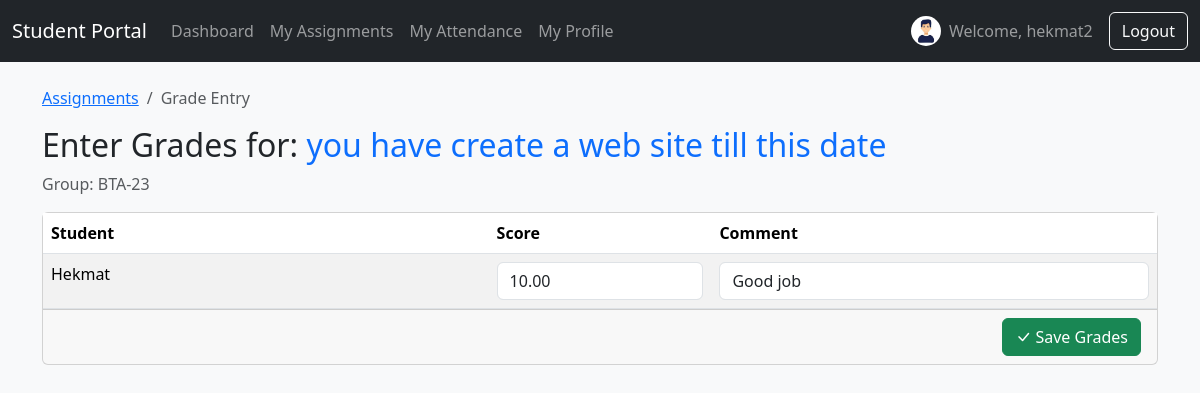
The page /assignment/3/grades/ (signed in) on the database its author committed.
### students/models.py (models this page shows, shortened)
class Assignment(models.Model):
    title = models.CharField(max_length=200)
    group = models.ForeignKey(Group, on_delete=models.CASCADE, related_name='assignments')
    description = models.TextField(blank=True, null=True)
    file = models.FileField(upload_to='assignments/', blank=True, null=True)
    due_date = models.DateField(blank=True, null=True)
    created_at = models.DateTimeField(auto_now_add=True)
    class Meta:
        ordering = ['-due_date']

class Group(models.Model):
    name = models.CharField(max_length=100, unique=True, verbose_name="Group Name")

class Student(models.Model):
    user = models.OneToOneField(User, on_delete=models.SET_NULL, null=True, blank=True)
    full_name = models.CharField(max_length=255, verbose_name="Full Name")
    photo = models.ImageField(upload_to='student_photos/', null=True, blank=True, default='student_photos/default.png')
    group = models.ForeignKey(Group, on_delete=models.CASCADE, related_name="students", verbose_name="Group")
    phone = models.CharField(max_length=20, blank=True, null=True, verbose_name="Phone")
    email = models.EmailField(blank=True, null=True, verbose_name="Email")
    telegram = models.CharField(max_length=100, blank=True, null=True, verbose_name="Telegram")
    note = models.TextField(blank=True, null=True, verbose_name="Note")

class Grade(models.Model):
    student = models.ForeignKey(Student, on_delete=models.CASCADE, related_name='grades')
    assignment = models.ForeignKey(Assignment, on_delete=models.CASCADE, related_name='grades')
    score = models.DecimalField(max_digits=5, decimal_places=2, blank=True, null=True)
    comment = models.TextField(blank=True, null=True)
    submission_file = models.FileField(upload_to='submissions/', blank=True, null=True)
    submission_text = models.TextField(blank=True, null=True)
    submitted_at = models.DateTimeField(null=True, blank=True)
    class Meta:
        unique_together = ('student', 'assignment') # A student gets one grade per assignment

### students/views.py (the view, shortened to what this page needs)
# urls.py: path('assignment/<int:pk>/grades/', views.grade_entry_view, name='grade-entry'),
@login_required
def grade_entry_view(request, pk):
    assignment = Assignment.objects.get(pk=pk)
    context = {
        'assignment': assignment,
        'students': Student.objects.filter(group=assignment.group).order_by('full_name'),
        'grades': {grade.student_id: grade for grade in Grade.objects.filter(assignment=assignment)},
    }
    return render(request, 'students/grade_entry_form.html', context)

### students/context_processors.py (called while the page is built)
def student_profile_picture(request):
    if request.user.is_authenticated and not request.user.is_superuser:
        try:
            student = Student.objects.get(user=request.user)
            return {'student_photo_url': student.photo.url}
        except Student.DoesNotExist:
            return {}
    return {}

### students/templatetags/student_extras.py (called while the page is built)
@register.filter(name='get_item')
def get_item(dictionary, key):
    return dictionary.get(key)

### students/templates/students/grade_entry_form.html (shortened to what this page needs)
{% extends 'students/base.html' %}
{% load student_extras %}
{% block content %}
<nav aria-label="breadcrumb">
    <ol class="breadcrumb">
        <li class="breadcrumb-item"><a href="{% url 'assignment-list' %}">Assignments</a></li>
        <li class="breadcrumb-item active" aria-current="page">Grade Entry</li>
    </ol>
</nav>
<h2>Enter Grades for: <span class="text-primary">{{ assignment.title }}</span></h2>
<p class="text-muted">Group: {{ assignment.group.name }}</p>
<form method="post">
    <div class="card">
        <div class="table-responsive">
            <table class="table table-striped table-hover mb-0">
                <thead>
                    <tr>
                        <th style="width: 40%;">Student</th>
                        <th style="width: 20%;">Score</th>
                        <th>Comment</th>
                    </tr>
                </thead>
                <tbody>
                    {% for student in students %}
                    {% with grade=grades|get_item:student.id %}
                    <tr>
                        <td>
                            {{ student.full_name }}
                        </td>
                        <td>
                            <input type="number" step="0.01" name="score_{{ student.id }}" class="form-control" value="{{ grade.score|default:'' }}">
                        </td>
                        <td>
                            <input type="text" name="comment_{{ student.id }}" class="form-control" value="{{ grade.comment|default:'' }}">
                        </td>
                    </tr>
                    {% endwith %}
                    {% endfor %}
                </tbody>
            </table>
        </div>
        <div class="card-footer text-end">
            <button type="submit" class="btn btn-success"><i class="bi bi-check-lg"></i> Save Grades</button>
        </div>
    </div>
</form>
{% endblock %}

### students/templates/students/base.html (shortened to what this page needs)
<!DOCTYPE html>
<html lang="en">
  <head>
    <link
      href="https://cdn.jsdelivr.net/npm/bootstrap@5.3.2/dist/css/bootstrap.min.css"
      rel="stylesheet"
    />
    <link
      rel="stylesheet"
      href="https://cdn.jsdelivr.net/npm/bootstrap-icons@1.11.1/font/bootstrap-icons.css"
    />
  </head>
  <body class="bg-light">
    {% if user.is_authenticated %}
    <nav class="navbar navbar-expand-lg navbar-dark bg-dark">
        <div class="container-fluid">
            {% if user.is_superuser %}
                <a class="navbar-brand" href="{% url 'dashboard' %}">Teacher Dashboard</a>
            {% else %}
                <a class="navbar-brand" href="{% url 'student-dashboard' %}">Student Portal</a>
            {% endif %}
            <div class="collapse navbar-collapse" id="navbarNav">
                <ul class="navbar-nav me-auto mb-2 mb-lg-0">
                    {% if user.is_superuser %}
                        <li class="nav-item">
                            <a class="nav-link" href="{% url 'student-list' %}">Students</a>
                        </li>
                        <li class="nav-item">
                            <a class="nav-link" href="{% url 'group-list' %}">Groups</a>
                        </li>
                        <li class="nav-item">
                            <a class="nav-link" href="{% url 'assignment-list' %}">Assignments</a>
                        </li>
                        <li class="nav-item">
                            <a class="nav-link" href="{% url 'announcement-list' %}">Announcements</a>
                        </li>
                        <li class="nav-item">
                            <a class="nav-link" href="{% url 'attendance' %}">Attendance</a>
                        </li>
                    {% else %}
                        <li class="nav-item">
                            <a class="nav-link" href="{% url 'student-dashboard' %}">Dashboard</a>
                        </li>
                        <li class="nav-item">
                            <a class="nav-link" href="{% url 'student-assignments' %}">My Assignments</a>
                        </li>
                        <li class="nav-item">
                            <a class="nav-link" href="{% url 'student-attendance' %}">My Attendance</a>
                        </li>
                        <li class="nav-item">
                            <a class="nav-link" href="{% url 'student-profile' %}">My Profile</a>
                        </li>
                    {% endif %}
                </ul>
                {% if user.is_superuser %}
                    <span class="navbar-text me-3">
                        Welcome, {{ user.username }}
                    </span>
                {% else %}
                    <span class="navbar-text me-3 d-flex align-items-center">
                        {% if student_photo_url %}
                            <img src="{{ student_photo_url }}" class="rounded-circle me-2" alt="{{ user.username }}" width="30" height="30" style="object-fit: cover;">
                        {% endif %}
                        Welcome, {{ user.username }}
                    </span>
                {% endif %}
                <form action="{% url 'logout' %}" method="post" class="d-flex">
                    <button type="submit" class="btn btn-outline-light">Logout</button>
                </form>
            </div>
        </div>
    </nav>
    {% endif %}
    <main class="container mt-4">
       {% block content %}{% endblock %}
    </main>
  </body>
</html>

### rows shown on the page
Assignment: title "you have create a web site till this date", group.name "BTA-23"
Student: full_name "Hekmat"
Grade: score "10.00", comment "Good job"

### other values the page prints
{{ user.username }} "hekmat2"
